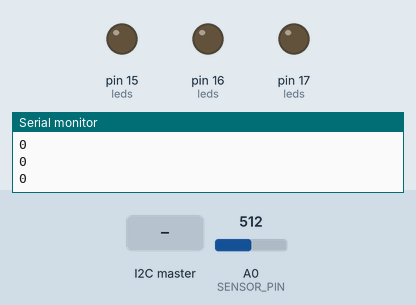
A sketch run on a simulated Arduino Nano, built with avr-gcc and run on an emulated ATmega328P. Parts: output pins drawn as LEDs (lit = HIGH), the last lines printed to the serial monitor. The test bench sets the inputs (shaded band); at power-on: A0 (SENSOR_PIN) = 512.

Above: at 1.2 s.
1.3 s: the I2C master sends the byte 1
At 2.4 s:
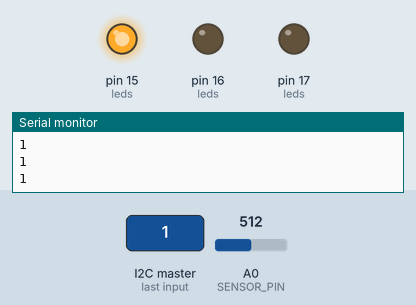
2.8 s: the I2C master sends the byte 2
At 3.1 s:
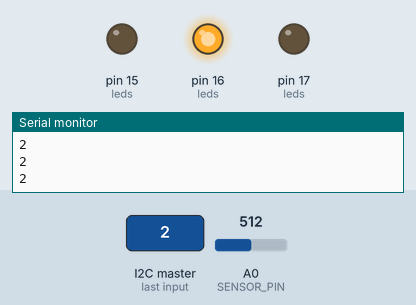
4.3 s: the I2C master sends the byte 0
At 5.5 s:
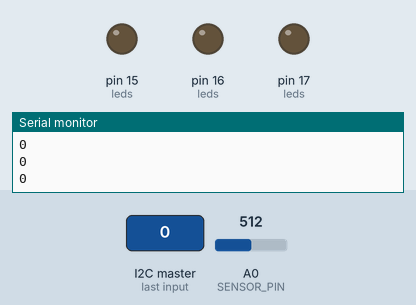
5.8 s: the I2C master sends the byte 90
At 6.7 s:
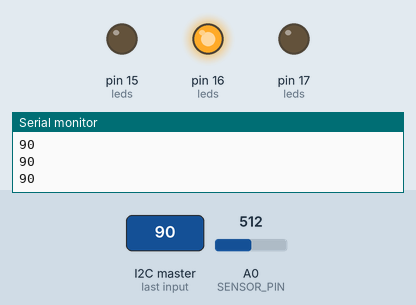
Timing chart, 0 to 8.3 s (numbered marks = the images above; inputs shaded):
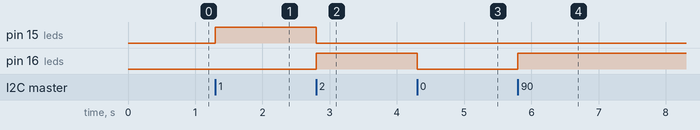

Measured:
- after the input at 1.3 s, pin 15 (leds): LOW → HIGH at once
- after the input at 2.8 s, pin 15 (leds): HIGH → LOW at once; pin 16 (leds): LOW → HIGH at once
- after the input at 4.3 s, pin 16 (leds): HIGH → LOW at once
- after the input at 5.8 s, pin 16 (leds): LOW → HIGH at once

The sketch:

nano-i2c-request-adc.ino
```cpp
#include <Wire.h>

#define I2C_ADDRESS 10

#define NUM_OF_LEDS 3

#define LED_GREEN   15
#define LED_YELLOW  16
#define LED_RED     17

#define SENSOR_PIN  A0

// Turn on Serial:
  #define VERBOSE_SERIAL 1


enum ledStatus_t
{
    blank = 0x00,
    ok = 0x01,
    warning = 0x02,
    ok_warning = 0x03,
    error = 0x04,
    error_ok = 0x05,
    error_warning = 0x06,
    all = 0x07,
};

int leds[NUM_OF_LEDS] = {LED_GREEN, LED_YELLOW, LED_RED};
ledStatus_t globalLEDValue = 0x00;
int8_t sensor_value;
// print the first NUM_OF_LEDS bits of value to the LEDs
void set_leds(ledStatus_t value) {
  static ledStatus_t oldValue = blank;
  if(value == oldValue)
  {
    return;
  }
  else
  {
    oldValue = value;
  }
    for (int i = 0; i < NUM_OF_LEDS; i++) {
        digitalWrite(leds[i], value & (0x1 << i));
    }
}
// Because the LDR is a high impedance sensor,
// first switch the MUX of the ADC, then wait
// a bit so the ADC value can change, then sample.
int get_sensor() {
    int value;
    analogRead(SENSOR_PIN);
    delay(10);
    value =  analogRead(SENSOR_PIN);
    return value;
}

void receiveEvent(int howMany) {
    while(Wire.available())
    {
      globalLEDValue = Wire.read();
    }
    set_leds(globalLEDValue);

}

void sendEvent()
{
   Wire.write(sensor_value);
}

void setup() {
    for (int i = 0; i < NUM_OF_LEDS; i++) {
        pinMode(leds[i], OUTPUT);
        digitalWrite(leds[i], LOW);
    }
    Wire.begin(I2C_ADDRESS);
    Wire.onReceive(receiveEvent);
    Wire.onRequest(sendEvent);
#if defined(VERBOSE_SERIAL)
    Serial.begin(9600);
#endif
}
void loop() {
#if defined(VERBOSE_SERIAL)
    Serial.println(globalLEDValue);
#endif
    delay(100);
    sensor_value = ((get_sensor() >> 2) &0xFF);
}
```
